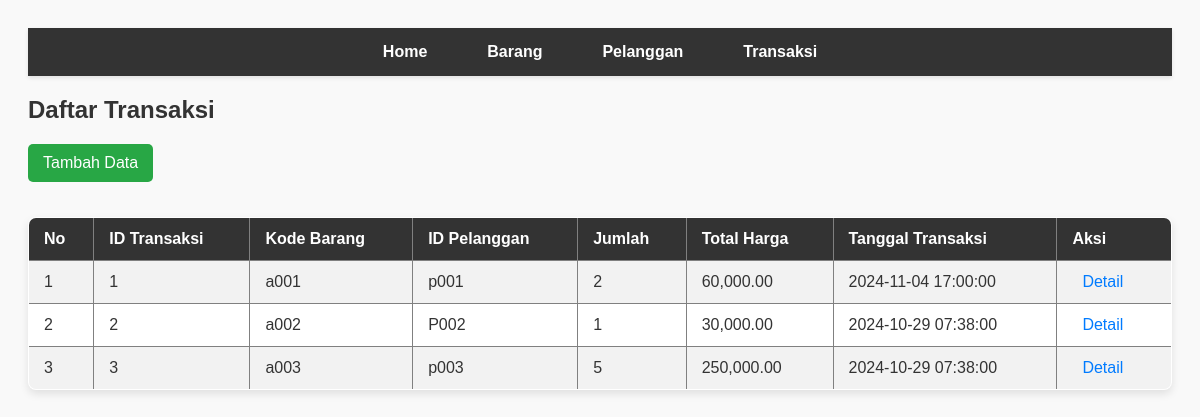
The page /index.php?controller=transaksi&action=index on the database its author committed.
### tables this page shows
CREATE TABLE `transaksi` (
  `id_transaksi` int(11) NOT NULL,
  `kode_barang` varchar(35) NOT NULL,
  `id_pelanggan` varchar(35) NOT NULL,
  `jumlah` int(11) NOT NULL,
  `total_harga` int(11) NOT NULL,
  `tanggal_transaksi` timestamp NOT NULL DEFAULT current_timestamp() ON UPDATE current_timestamp()
);

CREATE TABLE `produk` (
  `kode_barang` varchar(35) NOT NULL,
  `nama_barang` varchar(50) NOT NULL,
  `harga` int(11) NOT NULL,
  `stok` int(11) NOT NULL
);

CREATE TABLE `pelanggan` (
  `id_pelanggan` varchar(35) NOT NULL,
  `nama_pelanggan` varchar(50) NOT NULL,
  `alamat` varchar(50) NOT NULL
);

### App/controllers/HomeController.php (called while the page is built, shortened)
<!--<?php
            require_once __DIR__ . '/../Views/Home/indexh.php';

### App/controllers/TransaksiController.php (called while the page is built, shortened)
<?php
require_once __DIR__ . '/../models/Transaksi.php';
class TransaksiController
{
    private $transaksiModel;
    public function __construct($db)
    {
        $this->transaksiModel = new Transaksi($db);
    }
    public function index()
    {
        $transaksiList = $this->transaksiModel->getAllTransaksi();
        require_once __DIR__ . '/../views/transaksi/indext.php';
    }
}

### App/models/transaksi.php (called while the page is built, shortened)
<?php
class Transaksi
{
    private $db;
    public function __construct($database)
    {
        $this->db = $database;
    }
    public function getAllTransaksi()
    {
        $query = "SELECT t.id_transaksi, p.kode_barang, pel.id_pelanggan, t.jumlah,
                  t.total_harga, t.tanggal_transaksi
                  FROM transaksi t
                  JOIN produk p ON t.kode_barang = p.kode_barang
                  JOIN pelanggan pel ON t.id_pelanggan = pel.id_pelanggan";
        return $this->db->query($query)->fetchAll();
    }
}

### App/Views/Transaksi/indext.php (the view, shortened to what this page needs)
<head>
    <nav>
        <ul>
            <li><a href="index.php?controller=home&action=index">Home</a></li>
            <li><a href="index.php?controller=barang&action=index">Barang</a></li>
            <li><a href="index.php?controller=pelanggan&action=index">Pelanggan</a></li>
            <li><a href="index.php?controller=transaksi&action=index">Transaksi</a></li>
        </ul>
    </nav>
</head>
<h2>Daftar Transaksi</h2>
<a href="index.php?controller=transaksi&action=create">Tambah Data</a>
<table border="1">
    <tr>
        <th>No</th>
        <th>ID Transaksi</th>
        <th>Kode Barang</th>
        <th>ID Pelanggan</th>
        <th>Jumlah</th>
        <th>Total Harga</th>
        <th>Tanggal Transaksi</th>
        <th>Aksi</th>
    </tr>
    <?php foreach ($transaksiList as $key => $transaksi): ?>
        <tr>
            <td><?= $key + 1 ?></td>
            <td><?= $transaksi['id_transaksi'] ?></td>
            <td><?= $transaksi['kode_barang'] ?></td>
            <td><?= $transaksi['id_pelanggan'] ?></td>
            <td><?= $transaksi['jumlah'] ?></td>
            <td><?= number_format($transaksi['total_harga'], 2); ?></td>
            <td><?= $transaksi['tanggal_transaksi'] ?></td>
            <td><a href="index.php?controller=transaksi&action=detail&id=<?= $transaksi['id_transaksi'] ?>">Detail</a></td>
        </tr>
    <?php endforeach; ?>
</table>

### App/Views/Home/indexh.php (shortened to what this page needs)
</body>
</html>

### index.php (shortened to what this page needs)
<?php
require_once __DIR__ . '/App/controllers/HomeController.php';
require_once __DIR__ . '/App/controllers/TransaksiController.php';
$database = new Database();
$db = $database->getConnection();
$controller = $_GET['controller'] ?? 'home';
$action = $_GET['action'] ?? 'index';
$id = $_GET['id'] ?? null;
switch ($controller) {
    case 'transaksi':
        $controllerObj = new TransaksiController($db);
        break;
}
if (method_exists($controllerObj, $action)) {
    if ($action === 'detail' && $id !== null) {
        $controllerObj->detail($id);
    } elseif ($action === 'edit' && $id !== null) {
        $controllerObj->edit($id);
    } elseif ($action === 'delete' && $id !== null) {
        $controllerObj->delete($id);
    } elseif ($action === 'update') {
        $controllerObj->update();
    } else {
        $controllerObj->$action();
    }
} else {
    echo "Aksi tidak ditemukan.";
}

### App/Views/Transaksi/indext.php (style rules this page uses)
nav { background-color: #333; padding: 15px 0; margin-bottom: 20px; box-shadow: 0px 2px 4px rgba(0, 0, 0, 0.1); }
nav ul { list-style-type: none; display: flex; justify-content: center; padding: 0; margin: 0; }
nav ul li { margin-right: 20px; }
nav ul li:last-child { margin-right: 0; }
nav ul li a { color: #fff; text-decoration: none; font-weight: bold; padding: 10px 20px; transition: background 0.3s ease; border-radius: 5px; }
a[href*="create"] { display: inline-block; margin-bottom: 15px; padding: 10px 15px; color: #fff; background-color: #28a745; text-decoration: none; border-radius: 5px; transition: background-color 0.3s ease; }
table { width: 100%; border-collapse: collapse; margin-top: 20px; background-color: #fff; box-shadow: 0px 4px 8px rgba(0, 0, 0, 0.1); border-radius: 8px; overflow: hidden; }
th, td { padding: 12px 15px; text-align: left; }
th { background-color: #333; color: #fff; font-weight: bold; }
tr:nth-child(even) { background-color: #f2f2f2; }
td a { color: #007bff; text-decoration: none; padding: 5px 10px; border-radius: 5px; transition: background-color 0.3s ease; }

### rows shown on the page
transaksi: id_transaksi "1", kode_barang.kode_barang "a001", id_pelanggan.id_pelanggan "p001", jumlah "2", total_harga "60,000.00", tanggal_transaksi "2024-11-04 17:00:00"
transaksi: id_transaksi "2", kode_barang.kode_barang "a002", id_pelanggan.id_pelanggan "P002", jumlah "1", total_harga "30,000.00", tanggal_transaksi "2024-10-29 07:38:00"
transaksi: id_transaksi "3", kode_barang.kode_barang "a003", id_pelanggan.id_pelanggan "p003", jumlah "5", total_harga "250,000.00", tanggal_transaksi "2024-10-29 07:38:00"
